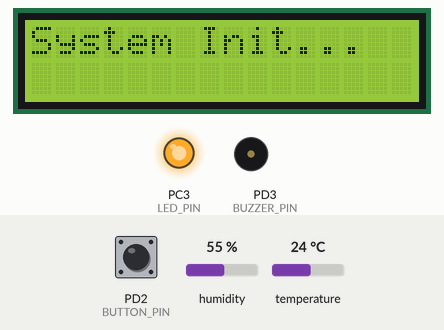
A program run on a simulated ATmega328P, built with avr-gcc and emulated at 16 MHz. Shown: 16×2 character LCD, output pins drawn as LEDs (lit = HIGH), buzzer (waves = sounding, pin HIGH). Wiring (inferred from the names in the program): AHT10/20 sensor at I2C address 0x38; character LCD (HD44780): RS PD5; E PD6; data PB0, PD7, PB1, PB2. The inputs (shaded band) are chosen by the test bench; at power-on: PD2 (BUTTON_PIN) HIGH, humidity 55 %, temperature 24 °C. Pins used as bus, display or sensor lines are not drawn; what the program prints to the serial monitor is not drawn.

Above: at 0.1 s.
At 56.1 s:
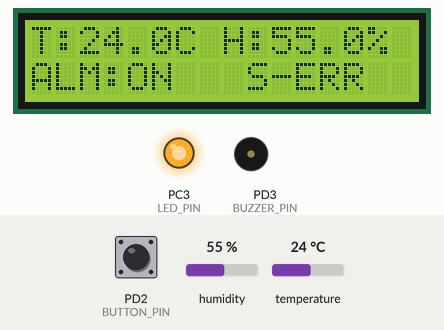
At 92.8 s:
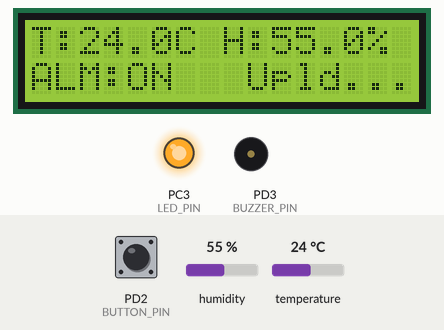
At 128.5 s:
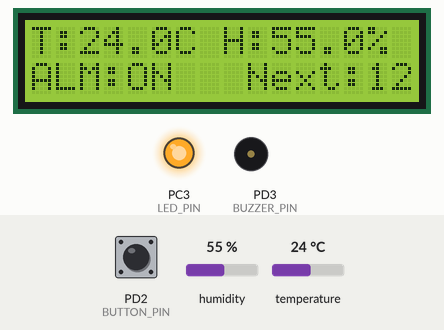
Timing chart, 0 to 130.0 s (numbered marks = the images above):
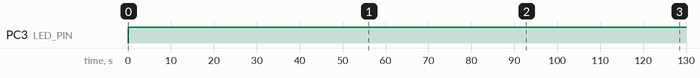

The program:

main.c
```c
#include "BOARD.h" // B?T BU?C: Ph?i ? ??u tiên ?? l?y F_CPU

#include <avr/io.h>
#include <avr/interrupt.h>
#include <util/delay.h>
#include <stdlib.h>
#include <stdio.h>

// Include các th? vi?n driver
#include "LCD.h"      // Gi? s? b?n ?ã có file này
#include "ESP8266.h"  // ?ã bao g?m UART bên trong
#include "AHT20.h"    // ?ã bao g?m TWI bên trong

// ==========================
// C?u hình Chân & Ng??ng
// ==========================
#define LED_PIN         PC3 // LED báo tr?ng thái/Alarm
#define BUTTON_PIN      PD2 // Nút nh?n (INT0)
#define BUZZER_PIN      PD3 // Còi báo ??ng

#define TEMP_THRESHOLD  30.0f
#define HUM_THRESHOLD   60.0f

#define UPLOAD_INTERVAL 15  // Chu k? upload (giây)

// ==========================
// Bi?n toàn c?c
// ==========================
volatile uint8_t button_pressed = 0;
volatile uint8_t alarm_enabled = 1; // 1: B?t c?nh báo, 0: T?t
char display_buffer[20];

// ==========================
// Interrupt Service Routine (INT0)
// ==========================
ISR(INT0_vect) {
	// Ch? b?t s? ki?n, x? lý s? làm ? main loop ?? tránh delay trong ISR
	if (!(PIND & (1 << BUTTON_PIN))) {
		button_pressed = 1;
	}
}

// ==========================
// Hàm h? tr? ph?n c?ng
// ==========================
void Hardware_Init(void) {
	// 1. C?u hình Buzzer (PD3) & LED (PC3) là Output
	DDRD |= (1 << BUZZER_PIN);
	DDRC |= (1 << LED_PIN);

	// Tr?ng thái ban ??u
	PORTD &= ~(1 << BUZZER_PIN); // T?t Buzzer
	if (alarm_enabled) PORTC |= (1 << LED_PIN); // B?t LED n?u alarm ?ang enable

	// 2. C?u hình Button (PD2) là Input Pull-up
	DDRD &= ~(1 << BUTTON_PIN);
	PORTD |= (1 << BUTTON_PIN);

	// 3. C?u hình ng?t ngoài INT0 (C?nh xu?ng)
	EICRA |= (1 << ISC01);
	EICRA &= ~(1 << ISC00);
	EIMSK |= (1 << INT0);

	sei(); // Cho phép ng?t toàn c?c
}

void Check_Button_Process(void) {
	if (button_pressed) {
		_delay_ms(50); // Debounce

		if (!(PIND & (1 << BUTTON_PIN))) { // Ki?m tra ch?c ch?n còn nh?n
			// ??o tr?ng thái c?nh báo
			alarm_enabled = !alarm_enabled;

			// C?p nh?t LED và Buzzer ngay l?p t?c
			if (alarm_enabled) {
				PORTC |= (1 << LED_PIN); // LED ON báo hi?u h? th?ng Alarm b?t
				} else {
				PORTC &= ~(1 << LED_PIN);  // LED OFF
				PORTD &= ~(1 << BUZZER_PIN); // T?t Buzzer ngay n?u ?ang kêu
			}

			// Ch? nh? nút
			while (!(PIND & (1 << BUTTON_PIN)));
		}
		button_pressed = 0; // Xóa c?

		// Xóa c? ng?t ?? tránh kích ho?t l?i ngay l?p t?c (INTF0)
		EIFR |= (1 << INTF0);
	}
}

void Alarm_Logic(float temp, float hum) {
	if (alarm_enabled) {
		if (temp > TEMP_THRESHOLD || hum > HUM_THRESHOLD) {
			PORTD |= (1 << BUZZER_PIN); // B?t còi
			} else {
			PORTD &= ~(1 << BUZZER_PIN); // T?t còi
		}
		} else {
		PORTD &= ~(1 << BUZZER_PIN); // Luôn t?t còi khi alarm disabled
	}
}

// Hàm delay thông minh: V?a delay v?a check nút nh?n
void Delay_With_Button_Check(uint16_t ms) {
	uint16_t loops = ms / 10;
	for (uint16_t i = 0; i < loops; i++) {
		_delay_ms(10);
		Check_Button_Process();
	}
}

// ==========================
// Hàm Main
// ==========================
int main(void) {
	float temp = 0.0, hum = 0.0;
	uint8_t wifi_status = 0;
	uint8_t time_count = 0;

	// 1. Kh?i t?o
	Hardware_Init();
	LCD_Init();

	LCD_SetCursor(0, 0);
	LCD_PrintString("System Init...");

	AHT20_Init(); // T? ??ng g?i I2C_Init
	ESP8266_Init(); // T? ??ng g?i UART_Init

	// 2. K?t n?i WiFi ban ??u
	LCD_SetCursor(0, 0);
	LCD_PrintString("Connecting WiFi ");
	wifi_status = ESP8266_ConnectWiFi();

	if(wifi_status) {
		LCD_SetCursor(1, 0);
		LCD_PrintString("WiFi: OK        ");
		} else {
		LCD_SetCursor(1, 0);
		LCD_PrintString("WiFi: Failed    ");
	}
	_delay_ms(1000);
	LCD_Clear();

	// ==========================
	// Vòng l?p chính
	// ==========================
	while (1) {
		// A. ??c c?m bi?n
		AHT20_ReadAll(&temp, &hum);

		// B. X? lý hi?n th? LCD
		LCD_SetCursor(0, 0);
		sprintf(display_buffer, "T:%.1fC H:%.1f%%", temp, hum);
		LCD_PrintString(display_buffer);

		// C. X? lý C?nh báo (Alarm)
		Alarm_Logic(temp, hum);

		// Hi?n th? tr?ng thái Alarm trên LCD dòng 2
		LCD_SetCursor(1, 0);
		if (alarm_enabled) LCD_PrintString("ALM:ON ");
		else               LCD_PrintString("ALM:OFF");

		// D. X? lý Upload ThingSpeak (m?i UPLOAD_INTERVAL giây)
		if (++time_count >= UPLOAD_INTERVAL) {
			time_count = 0;
			LCD_SetCursor(1, 8);
			LCD_PrintString(" Upld...");

			// Th? g?i d? li?u
			if (ESP8266_SendToThingSpeak(temp, hum)) {
				LCD_SetCursor(1, 8);
				LCD_PrintString(" S-OK   ");
				} else {
				LCD_SetCursor(1, 8);
				LCD_PrintString(" S-ERR  ");
				// N?u l?i, th? k?t n?i l?i WiFi cho l?n sau
				ESP8266_ConnectWiFi();
			}
			Delay_With_Button_Check(1000); // Show tr?ng thái g?i trong 1s
			} else {
			// Hi?n th? ??m ng??c (Optional)
			LCD_SetCursor(1, 8);
			sprintf(display_buffer, " Next:%2d", UPLOAD_INTERVAL - time_count);
			LCD_PrintString(display_buffer);
		}

		// E. Delay chu k? (1 giây)
		// Thay vì _delay_ms(1000) c?ng, ta dùng hàm check nút
		Delay_With_Button_Check(1000);
	}

	return 0;
}
```

AHT20.c
```c
#include "aht20.h"

//======================//
//   AHT20 Functions    //
//======================//

uint8_t AHT20_ReadStatus(void) {
	uint8_t status;

	// S? d?ng hàm t? driver TWI.h
	I2C_Start((AHT20_ADDR<<1) | 0); // Write mode
	I2C_Write(AHT20_CMD_READ_STATUS);
	I2C_Stop();

	_delay_us(10);

	I2C_Start((AHT20_ADDR<<1) | 1); // Read mode
	status = I2C_ReadNACK();
	I2C_Stop();

	return status;
}

uint8_t AHT20_IsCalibrated(void) {
	uint8_t status = AHT20_ReadStatus();
	return (status & AHT20_STATUS_CAL) ? 1 : 0;
}

uint8_t AHT20_IsBusy(void) {
	uint8_t status = AHT20_ReadStatus();
	return (status & AHT20_STATUS_BUSY) ? 1 : 0;
}

void AHT20_SoftReset(void) {
	I2C_Start((AHT20_ADDR<<1) | 0);
	I2C_Write(AHT20_CMD_SOFT_RESET);
	I2C_Stop();

	_delay_ms(20); // Wait for reset to complete
}

void AHT20_Init(void) {
	// kh?i t?o I2C
	I2C_Init();

	// ??i 40ms sau power-on
	_delay_ms(40);

	// Ki?m tra calibration status
	if (!AHT20_IsCalibrated()) {
		// G?i l?nh initialization
		I2C_Start((AHT20_ADDR<<1) | 0);
		I2C_Write(AHT20_CMD_INIT);
		I2C_Write(AHT20_INIT_PARAM1);
		I2C_Write(AHT20_INIT_PARAM2);
		I2C_Stop();

		_delay_ms(10); // ??i initialization hoàn t?t
	}
}

void AHT20_TriggerMeasurement(void) {
	I2C_Start((AHT20_ADDR<<1) | 0);
	I2C_Write(AHT20_CMD_TRIGGER);
	I2C_Write(AHT20_TRIGGER_PARAM1);
	I2C_Write(AHT20_TRIGGER_PARAM2);
	I2C_Stop();
}

void AHT20_ReadRawData(uint8_t *data) {
	// Trigger measurement
	AHT20_TriggerMeasurement();

	// ??i measurement hoàn t?t (t?i ?a 80ms)
	_delay_ms(80);

	// Ki?m tra busy status
	while (AHT20_IsBusy()) {
		_delay_ms(10);
	}

	// ??c 6 bytes d? li?u
	I2C_Start((AHT20_ADDR<<1) | 1); // Read mode

	data[0] = I2C_ReadACK(); // Status byte
	data[1] = I2C_ReadACK(); // Humidity[19:12]
	data[2] = I2C_ReadACK(); // Humidity[11:4]
	data[3] = I2C_ReadACK(); // Humidity[3:0] + Temperature[19:16]
	data[4] = I2C_ReadACK(); // Temperature[15:8]
	data[5] = I2C_ReadNACK(); // Temperature[7:0]

	I2C_Stop();
}

float AHT20_GetHumidity(uint8_t *data) {
	uint32_t raw_humidity;
	float humidity;

	// Trích xu?t 20-bit humidity
	raw_humidity = ((uint32_t)data[1] << 12) |
	((uint32_t)data[2] << 4) |
	((uint32_t)data[3] >> 4);

	// RH[%] = (S_RH / 2^20) * 100%
	humidity = ((float)raw_humidity / 1048576.0) * 100.0;

	if (humidity < 0) humidity = 0;
	if (humidity > 100) humidity = 100;

	return humidity;
}

float AHT20_GetTemperature(uint8_t *data) {
	uint32_t raw_temperature;
	float temperature;

	// Trích xu?t 20-bit temperature
	raw_temperature = (((uint32_t)data[3] & 0x0F) << 16) |
	((uint32_t)data[4] << 8) |
	((uint32_t)data[5]);

	// T(°C) = (S_T / 2^20) * 200 - 50
	temperature = ((float)raw_temperature / 1048576.0) * 200.0 - 50.0;

	return temperature;
}

void AHT20_ReadAll(float *temperature, float *humidity) {
	uint8_t data[6];

	// ??c d? li?u thô
	AHT20_ReadRawData(data);

	// Chuy?n ??i sang giá tr? th?c
	*humidity = AHT20_GetHumidity(data);
	*temperature = AHT20_GetTemperature(data);
}
```

AHT20.h
```c
#ifndef AHT20_H_
#define AHT20_H_

#include "BOARD.h"

// Include driver TWI (I2C)
#include "TWI.h"

#include <avr/io.h>
#include <util/delay.h>
#include <stdio.h>

// ??a ch? I2C 7-bit c?a AHT20
#define AHT20_ADDR 0x38

// Các l?nh theo datasheet
#define AHT20_CMD_INIT          0xBE    // Initialization command
#define AHT20_INIT_PARAM1       0x08    // First parameter for init
#define AHT20_INIT_PARAM2       0x00    // Second parameter for init

#define AHT20_CMD_TRIGGER       0xAC    // Trigger measurement
#define AHT20_TRIGGER_PARAM1    0x33    // First parameter for trigger
#define AHT20_TRIGGER_PARAM2    0x00    // Second parameter for trigger

#define AHT20_CMD_SOFT_RESET    0xBA    // Soft reset

#define AHT20_CMD_READ_STATUS   0x71    // Read status register

// Status bits
#define AHT20_STATUS_BUSY       0x80    // Bit[7]: 1=Busy, 0=Free
#define AHT20_STATUS_MODE       0x60    // Bit[6:5]: Mode status
#define AHT20_STATUS_CAL        0x08    // Bit[3]: 1=Calibrated, 0=Uncalibrated

// Hàm x? lý AHT20
void AHT20_Init(void);
void AHT20_SoftReset(void);
uint8_t AHT20_ReadStatus(void);
uint8_t AHT20_IsCalibrated(void);
uint8_t AHT20_IsBusy(void);
void AHT20_TriggerMeasurement(void);
void AHT20_ReadRawData(uint8_t *data);
float AHT20_GetTemperature(uint8_t *data);
float AHT20_GetHumidity(uint8_t *data);
void AHT20_ReadAll(float *temperature, float *humidity);

#endif /* AHT20_H_ */
```

BOARD.h
```c
#ifndef BOARD_H_
#define BOARD_H_


#define F_CPU 16000000UL


#endif /* BOARD_H_ */
```

ESP8266.c
```c
#include "ESP8266.h"

//=====================//
//   ESP8266 Functions //
//=====================//

void ESP8266_SendCommand(const char *cmd) {
	UART_Flush(); // Dùng hàm t? driver UART.h
	UART_SendString(cmd);
	UART_SendString("\r\n");
}

uint8_t ESP8266_WaitResponse(const char *expected, uint16_t timeout_ms) {
	static char response[384];
	uint16_t index = 0;
	uint32_t start_time = 0;
	uint32_t timeout_loops = (uint32_t)timeout_ms * 100; // 1 loop ~ 10us

	memset(response, 0, sizeof(response));

	while (start_time < timeout_loops) {
		if (UART_Available()) {
			// Thay th? UDR0 b?ng hàm nh?n t? driver
			char c = UART_ReceiveChar();

			if (index < sizeof(response) - 1) {
				response[index++] = c;
				response[index] = '\0';
				} else {
				// Shift buffer n?u ??y
				memmove(response, response + 1, sizeof(response) - 2);
				index = sizeof(response) - 2;
				response[index++] = c;
				response[index] = '\0';
			}

			if (strstr(response, expected) != NULL) {
				return 1;
			}
			} else {
			_delay_us(10);
			start_time++;
		}
	}
	return 0; // Timeout
}

uint8_t ESP8266_WaitMultiResponse(const char *resp1, const char *resp2, uint16_t timeout_ms) {
	static char response[384];
	uint16_t index = 0;
	uint32_t start_time = 0;
	uint32_t timeout_loops = (uint32_t)timeout_ms * 100;

	memset(response, 0, sizeof(response));

	while (start_time < timeout_loops) {
		if (UART_Available()) {
			// Thay th? UDR0 b?ng hàm nh?n t? driver
			char c = UART_ReceiveChar();

			if (index < sizeof(response) - 1) {
				response[index++] = c;
				response[index] = '\0';
				} else {
				memmove(response, response + 1, sizeof(response) - 2);
				index = sizeof(response) - 2;
				response[index++] = c;
				response[index] = '\0';
			}

			if (strstr(response, resp1) != NULL || strstr(response, resp2) != NULL) {
				return 1;
			}
			} else {
			_delay_us(10);
			start_time++;
		}
	}
	return 0;
}

void ESP8266_ReadResponse(char *buffer, uint16_t max_len, uint16_t timeout_ms) {
	uint16_t index = 0;
	uint32_t start_time = 0;
	uint32_t timeout_loops = (uint32_t)timeout_ms * 100;

	memset(buffer, 0, max_len);

	while (start_time < timeout_loops && index < max_len - 1) {
		if (UART_Available()) {
			buffer[index++] = UART_ReceiveChar();
			buffer[index] = '\0';
			} else {
			_delay_us(10);
			start_time++;
		}
	}
}

void ESP8266_Init(void) {
	UART_Init(); // G?i hàm kh?i t?o t? driver
	_delay_ms(1000);

	// Reset ESP8266 ?? ??m b?o tr?ng thái s?ch
	ESP8266_SendCommand("AT+RST");
	_delay_ms(2500); // Ch? kh?i ??ng l?i
	UART_Flush();

	ESP8266_SendCommand("ATE0"); // T?t Echo
	ESP8266_WaitResponse("OK", 1000);

	ESP8266_SendCommand("AT+CWMODE=1"); // Station Mode
	ESP8266_WaitResponse("OK", 2000);

	ESP8266_SendCommand("AT+CIPMUX=0"); // Single Connection (QUAN TR?NG)
	ESP8266_WaitResponse("OK", 1000);
}

uint8_t ESP8266_ConnectWiFi(void) {
	char cmd[100];

	// Ng?t k?t n?i c?
	ESP8266_SendCommand("AT+CWQAP");
	ESP8266_WaitResponse("OK", 1000);

	_delay_ms(500);

	// K?t n?i m?i
	sprintf(cmd, "AT+CWJAP=\"%s\",\"%s\"", WIFI_SSID, WIFI_PASS);
	ESP8266_SendCommand(cmd);

	// Ch? k?t n?i (Timeout 15s)
	if (ESP8266_WaitMultiResponse("OK", "WIFI GOT IP", 15000)) {
		_delay_ms(1000);
		return 1;
	}
	return 0;
}

void ESP8266_CloseTCP(void) {
	ESP8266_SendCommand("AT+CIPCLOSE");
	_delay_ms(200);
	UART_Flush();
}

uint8_t ESP8266_SendToThingSpeak(float field1, float field2) {
	char packet_buffer[300];
	char payload[50];
	char cmd_buffer[30];

	// 1. D?n d?p k?t n?i c?
	ESP8266_CloseTCP();

	// 2. T?o k?t n?i TCP
	ESP8266_SendCommand("AT+CIPSTART=\"TCP\",\"api.thingspeak.com\",80");

	if (!ESP8266_WaitMultiResponse("CONNECT", "OK", 10000)) {
		return 0; // Th?t b?i
	}

	_delay_ms(200);

	// 3. Chu?n b? d? li?u (Payload)
	// X? lý s? float th? công ?? tránh l?i %f trên m?t s? trình biên d?ch AVR c?
	int f1_int = (int)field1;
	int f1_dec = (int)((field1 - f1_int) * 100 + 0.5); if (f1_dec < 0) f1_dec = -f1_dec;

	int f2_int = (int)field2;
	int f2_dec = (int)((field2 - f2_int) * 100 + 0.5); if (f2_dec < 0) f2_dec = -f2_dec;

	sprintf(payload, "field1=%d.%02d&field2=%d.%02d", f1_int, f1_dec, f2_int, f2_dec);

	// 4. T?o gói tin HTTP
	sprintf(packet_buffer,
	"POST /update HTTP/1.1\r\n"
	"Host: api.thingspeak.com\r\n"
	"Connection: close\r\n"
	"X-THINGSPEAKAPIKEY: %s\r\n"
	"Content-Type: application/x-www-form-urlencoded\r\n"
	"Content-Length: %d\r\n\r\n"
	"%s",
	THINGSPEAK_API_KEY, (int)strlen(payload), payload);

	// 5. G?i l?nh CIPSEND
	int packet_len = strlen(packet_buffer);
	sprintf(cmd_buffer, "AT+CIPSEND=%d", packet_len);
	ESP8266_SendCommand(cmd_buffer);

	// 6. Ch? d?u nh?c '>'
	if (!ESP8266_WaitResponse(">", 5000)) {
		ESP8266_CloseTCP();
		return 0;
	}

	// 7. G?i n?i dung
	UART_SendString(packet_buffer);

	// 8. Ch? xác nh?n SEND OK
	if (!ESP8266_WaitResponse("SEND OK", 10000)) {
		ESP8266_CloseTCP();
		return 0;
	}

	// 9. Ch? ?óng k?t n?i
	ESP8266_WaitResponse("CLOSED", 5000);

	return 1; // Thành công
}
```

ESP8266.h
```c
#ifndef ESP8266_H_
#define ESP8266_H_

// Include c?u hình Board (ch?a F_CPU)
#include "BOARD.h"

// Include các th? vi?n c?n thi?t
#include <avr/io.h>
#include <util/delay.h>
#include <string.h>
#include <stdio.h>

// Include driver UART ?ã tách
#include "UART.h"

// Thông tin WiFi và ThingSpeak
// (B?n có th? s?a l?i thông tin WiFi c?a b?n ? ?ây)
#define WIFI_SSID "P632"
#define WIFI_PASS "632632632"
#define THINGSPEAK_API_KEY "GFTHOFIINSM11O0T"

// ESP8266 Core Functions
void ESP8266_Init(void);
void ESP8266_SendCommand(const char *cmd);
uint8_t ESP8266_WaitResponse(const char *expected, uint16_t timeout_ms);
uint8_t ESP8266_WaitMultiResponse(const char *resp1, const char *resp2, uint16_t timeout_ms);
void ESP8266_ReadResponse(char *buffer, uint16_t max_len, uint16_t timeout_ms);

// ESP8266 WiFi Functions
uint8_t ESP8266_ConnectWiFi(void);

// ESP8266 TCP Functions
void ESP8266_CloseTCP(void);

// ESP8266 ThingSpeak Functions
uint8_t ESP8266_SendToThingSpeak(float field1, float field2);

#endif /* ESP8266_H_ */
```

LCD.c
```c
// File: lcd.c
#include "LCD.h"

// ====================================================================
// CH?C N?NG N?I B?
// ====================================================================

static void LCD_PulseEnable(void) {
	LCD_CTRL_PORT |= (1 << LCD_E_PIN);  // E = 1
	_delay_us(1);
	LCD_CTRL_PORT &= ~(1 << LCD_E_PIN); // E = 0
	_delay_us(50);
}

// Mapping:
// Bit 4 (D4) -> PB0
// Bit 5 (D5) -> PD7
// Bit 6 (D6) -> PB1
// Bit 7 (D7) -> PB2
static void LCD_Nibble(unsigned char val) {
	// D4 (Bit 4) trên PB0 ---
	if (val & 0x10) {
		PORTB |= (1 << 0);
		} else {
		PORTB &= ~(1 << 0);
	}

	// D5 (Bit 5) trên PD7 ---
	if (val & 0x20) {
		PORTD |= (1 << 7);
		} else {
		PORTD &= ~(1 << 7);
	}

	// D6 (Bit 6) trên PB1 ---
	if (val & 0x40) {
		PORTB |= (1 << 1);
		} else {
		PORTB &= ~(1 << 1);
	}

	// D7 (Bit 7) trên PB2 ---
	if (val & 0x80) {
		PORTB |= (1 << 2);
		} else {
		PORTB &= ~(1 << 2);
	}
}

static void LCD_Send(unsigned char val, unsigned char isData) {
	// RS
	if (isData)
	LCD_CTRL_PORT |= (1 << LCD_RS_PIN);
	else
	LCD_CTRL_PORT &= ~(1 << LCD_RS_PIN);

	// G?i Nibble cao (D7-D4)
	LCD_Nibble(val);
	LCD_PulseEnable();

	// G?i Nibble th?p (D3-D0)
	LCD_Nibble(val << 4);
	LCD_PulseEnable();
}

// ====================================================================
// CH?C N?NG CÔNG C?NG
// ====================================================================

void LCD_Command(unsigned char cmd) {
	LCD_Send(cmd, 0);
}

void LCD_Data(unsigned char data) {
	LCD_Send(data, 1);
}

void LCD_Clear(void) {
	LCD_Command(0x01); // G?i l?nh 0x01 (Clear Display)
	_delay_ms(2);      // Ch? 2ms
}

void LCD_Init(void) {
	// 1. C?u hình Output

	// PORTD: RS(PD5), E(PD6), D5(PD7)
	DDRD |= (1 << 5) | (1 << 6) | (1 << 7);

	// PORTB: D4(PB0), D6(PB1), D7(PB2)
	DDRB |= (1 << 0) | (1 << 1) | (1 << 2);

	// Reset tr?ng thái ban ??u v? 0
	PORTD &= ~((1 << 5) | (1 << 6) | (1 << 7));
	PORTB &= ~((1 << 0) | (1 << 1) | (1 << 2));

	_delay_ms(50); // Ch? ngu?n ?n ??nh

	// RS = 0 (Command)
	LCD_CTRL_PORT &= ~(1 << LCD_RS_PIN);

	// L?n 1: G?i 0x30
	LCD_Nibble(0x30);
	LCD_PulseEnable();
	_delay_ms(5);

	// L?n 2: G?i 0x30
	LCD_Nibble(0x30);
	LCD_PulseEnable();
	_delay_us(200);

	// L?n 3: G?i 0x30
	LCD_Nibble(0x30);
	LCD_PulseEnable();
	_delay_us(200);

	// Chuy?n sang 4-bit mode: G?i 0x20
	LCD_Nibble(0x20);
	LCD_PulseEnable();
	_delay_us(200);

	// --- C?u hình chi ti?t ---
	LCD_Command(0x28);  // 4-bit mode, 2 lines, 5x8 font
	LCD_Command(0x0C);  // Display On, Cursor Off
	LCD_Command(0x06);  // Auto Increment cursor
	LCD_Command(0x01);  // Clear Display
	_delay_ms(2);
}

void LCD_PrintString(const char *str) {
	while (*str) {
		LCD_Data(*str++);
	}
}

void LCD_SetCursor(unsigned char row, unsigned char col) {
	unsigned char address;
	if (row == 0) {
		address = 0x80 + col;
		} else {
		address = 0xC0 + col;
	}
	LCD_Command(address);
}
```

Source omitted: LCD.h (709 bytes), TWI.c (1002 bytes), TWI.h (262 bytes), uart.c (873 bytes), uart.h (375 bytes)

Measured:
- by itself, PC3 (LED_PIN): LOW → HIGH at 0.00 s
- what the display in image 0 shows lasts 8.2 s, from 0.1 s to 8.3 s
- what the display in image 1 shows lasts 21.5 s, from 56.0 s to 77.5 s
- what the display in image 2 shows lasts 12.0 s, from 92.7 s to 104.7 s
